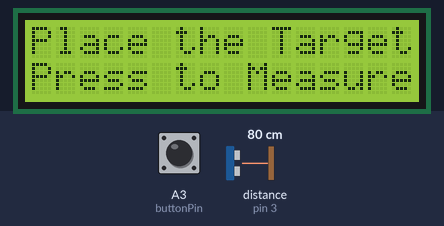
The sketch below on a simulated Arduino Uno, built with avr-gcc and run on an emulated ATmega328P. Shown: 16×2 character LCD. The test bench sets the inputs (shaded band); at power-on: A3 (buttonPin) HIGH, distance to the obstacle (sensor on pin 3) 80 cm. The echo pulse lasts 58.3 µs per cm; what the sketch prints to the serial monitor is not drawn.

Above: at 1.2 s.
1.3 s: A3 (buttonPin) pulled LOW for 0.15 s
At 2.8 s:
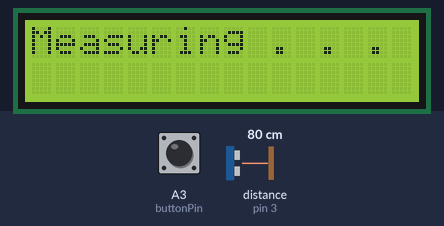
At 4.8 s:
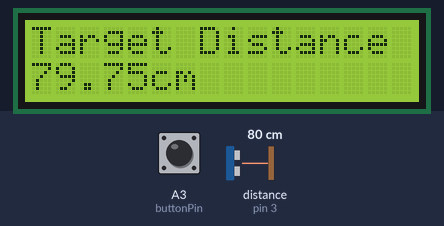
Timing chart, 0 to 6.3 s (numbered marks = the images above; inputs shaded):
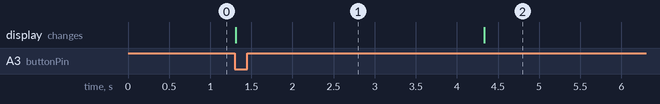

The sketch:

ImprovedUSSbutton.ino
```cpp
#include <LiquidCrystal.h>
int rs=7;
int en=8;
int d4=9;
int d5=10;
int d6=11;
int d7=12;
int buttonPin=A3;
int buttonVal;

int numMeas=100;
float avMeas;
int j;
float bucket=0;

LiquidCrystal lcd(rs,en,d4,d5,d6,d7);

int trigPin=2;
int echoPin=3;
int pingTravelTime;
float pingTravelDistance;
float distanceToTarget;
int dt=5000;


void setup() {
  // put your setup code here, to run once:
lcd.begin(16,2);
pinMode(trigPin,OUTPUT);
pinMode(echoPin,INPUT);
pinMode(buttonPin,INPUT);
digitalWrite(buttonPin,HIGH);
Serial.begin(9600);

}

void loop() {
  // put your main code here, to run repeatedly:
lcd.setCursor(0,0);
lcd.print("Place the Target");
lcd.setCursor(0,1);
lcd.print("Press to Measure");
buttonVal=digitalRead(buttonPin);
while (buttonVal==1){
  buttonVal=digitalRead(buttonPin);
}
lcd.setCursor(0,0);
lcd.clear();
lcd.print("Measuring . . .");
for (j=1;j<=numMeas;j=j+1){
  digitalWrite(trigPin,LOW);
delayMicroseconds(10);
digitalWrite(trigPin,HIGH);
delayMicroseconds(10);
digitalWrite(trigPin,LOW);
pingTravelTime=pulseIn(echoPin,HIGH);
delay(25);
pingTravelDistance=2.54*((pingTravelTime*765.*5280.*12)/(3600.*1000000));
distanceToTarget=pingTravelDistance/2;
bucket=bucket+distanceToTarget;
}
avMeas=bucket/numMeas;
Serial.print("Av. Dist. to Target is: ");
Serial.print(avMeas);
Serial.println(" in.");
lcd.clear();
lcd.setCursor(0,0);
lcd.print("Target Distance");
lcd.setCursor(0,1);
lcd.print(distanceToTarget);
lcd.print("cm");
delay(dt);


}
```

Measured:
- after the input at 1.3 s, the display: changes at once (image 1)
